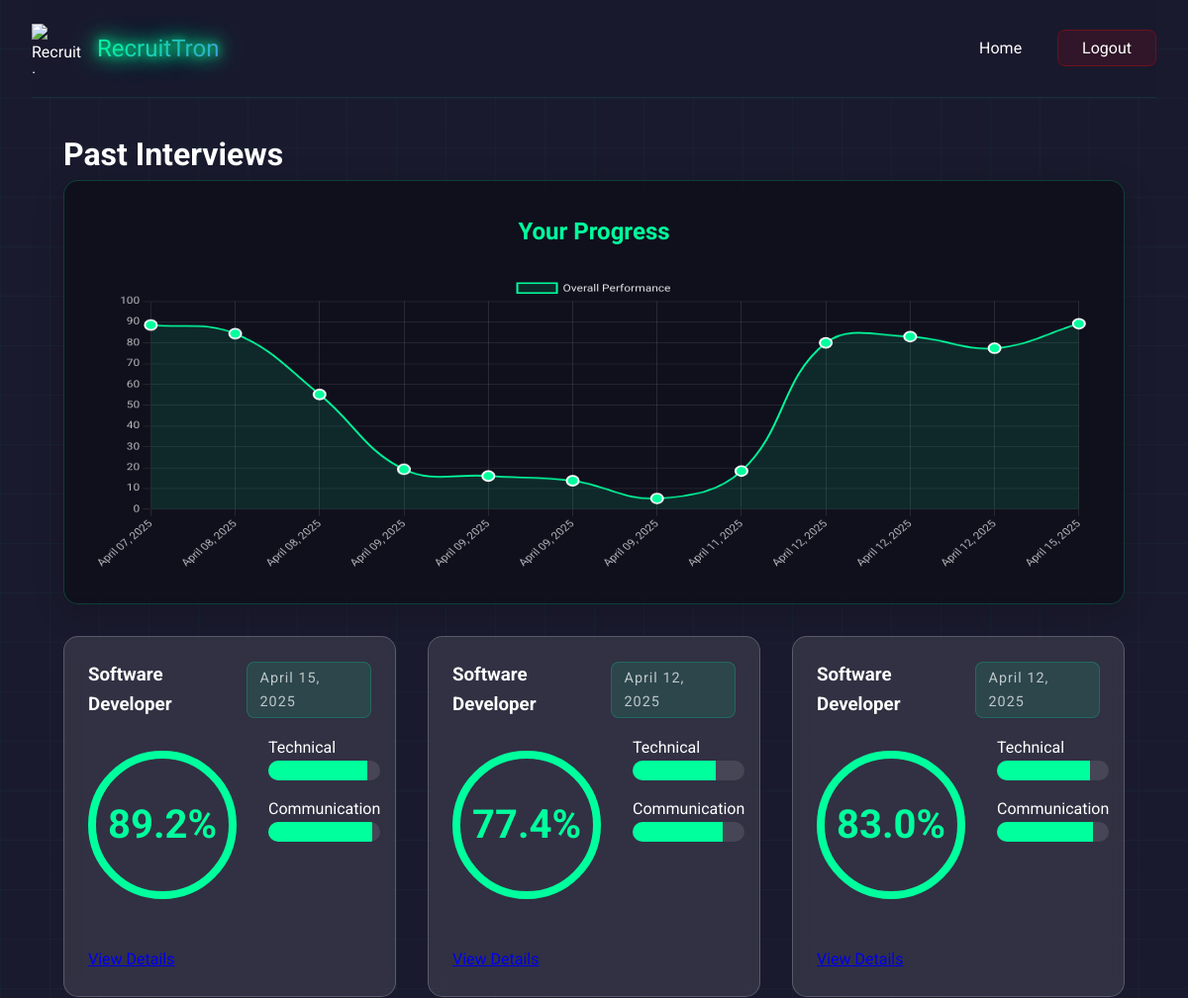
/past-interviews (signed in, upper part), run on an earlier commit of the app's database.
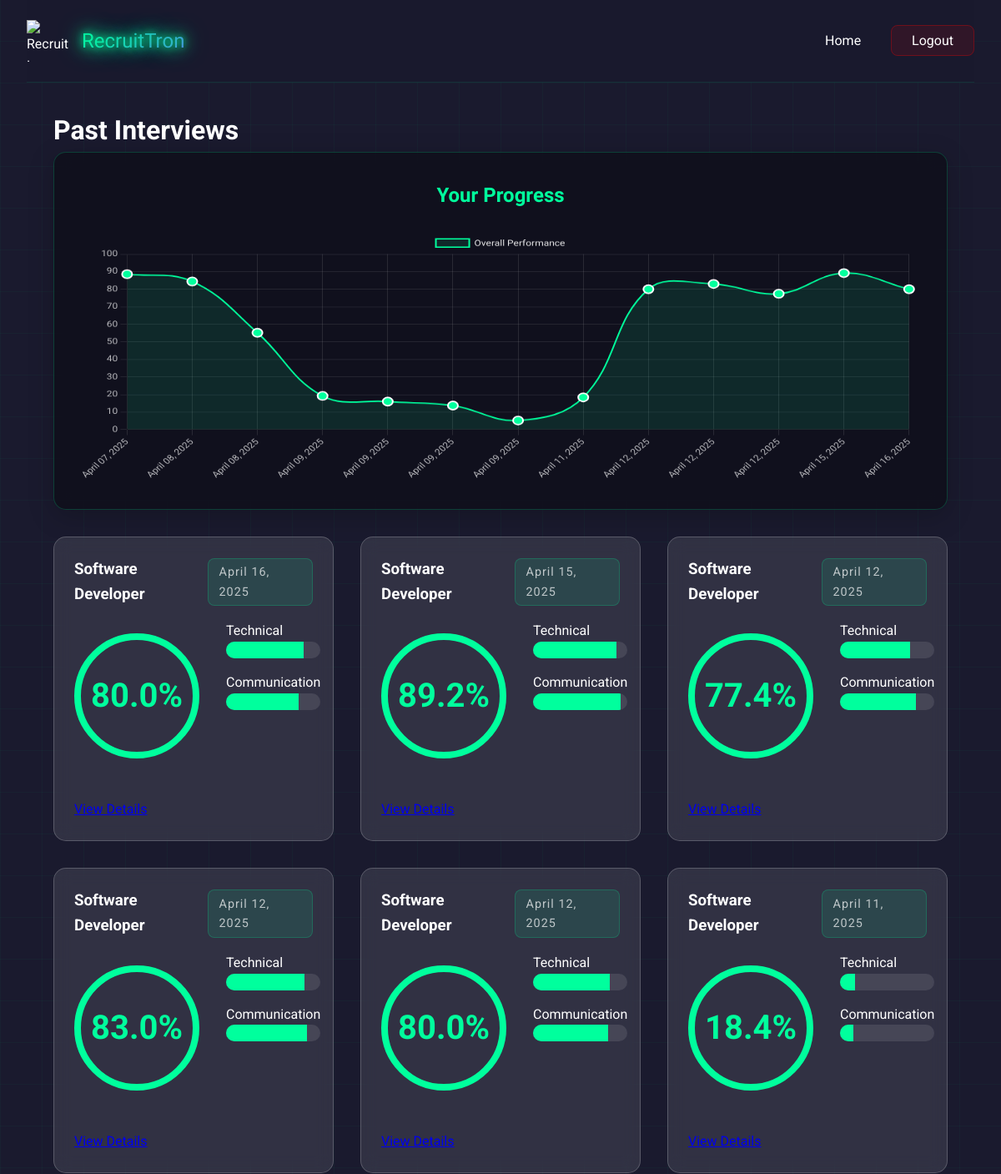
And on a later commit of the database.
### models/interview_feedback.py (models this page shows)
class InterviewFeedback(db.Model):
    id = db.Column(db.Integer, primary_key=True)
    user_id = db.Column(db.Integer, db.ForeignKey('user.id'), nullable=False)
    date = db.Column(db.DateTime, default=datetime.utcnow)
    technical_score = db.Column(db.Float)
    communication_score = db.Column(db.Float)
    confidence_score = db.Column(db.Float)
    total_score = db.Column(db.Float)
    strengths = db.Column(db.JSON)
    improvements = db.Column(db.JSON)
    recommendations = db.Column(db.JSON)
    role = db.Column(db.String(100))
    user = db.relationship('User', backref=db.backref('interviews', lazy=True))

### app.py (the view)
@app.route('/past-interviews')
@login_required
def past_interviews():
    interviews = InterviewFeedback.query.filter_by(user_id=current_user.id)\
        .order_by(InterviewFeedback.date.desc()).all()
    return render_template('past_interviews.html', interviews=interviews)

### app.py (called while the page is built)
@login_manager.user_loader
def load_user(user_id):
    return User.query.get(int(user_id))

### templates/past_interviews.html (shortened to what this page needs)
<!DOCTYPE html>
<html lang="en">
    <head>
        <link rel="stylesheet" href="/static/css/style.css" />
    </head>
    <body class="past-interviews-page">
        <div id="particles-js"></div>
        <div class="cyber-grid"></div>
        <div class="container">
            <nav class="nav-bar glass-nav">
                <div class="logo-container">
                    <img
                        src="/static/img/logo.png"
                        alt="RecruitTron Logo"
                        class="logo"
                    />
                    <span class="logo-text neon-text">RecruitTron</span>
                </div>
                <div class="nav-links">
                    <a href="/" class="nav-link">Home</a>
                    <a href="/logout" class="nav-link logout-btn"
                        ><span>Logout</span></a
                    >
                </div>
            </nav>
            <main class="past-interviews-content">
                <h1 class="cyber-glitch" data-text="Past Interviews">Past Interviews</h1>
                <div class="progress-chart-container glassmorphism">
                    <h2>Your Progress</h2>
                    <canvas id="progressChart"></canvas>
                </div>
                <div class="interviews-grid">
                    {% for interview in interviews %}
                    <div class="interview-card glassmorphism">
                        <div class="interview-header">
                            <h3>{{ interview.role }}</h3>
                            <span class="interview-date">
                                {{ interview.date.strftime('%B %d, %Y') }}
                            </span>
                        </div>
                        <div class="score-overview">
                            <div class="total-score">
                                <div class="score-circle">
                                    <span
                                        >{{ "%.1f"|format(interview.total_score)
                                        }}%</span
                                    >
                                </div>
                            </div>
                            <div class="score-breakdown">
                                <div class="score-item">
                                    <label>Technical</label>
                                    <div class="score-bar">
                                        <div
                                            class="score-fill"
                                            style="width: {{ interview.technical_score }}%"
                                        ></div>
                                    </div>
                                </div>
                                <div class="score-item">
                                    <label>Communication</label>
                                    <div class="score-bar">
                                        <div
                                            class="score-fill"
                                            style="width: {{ interview.communication_score }}%"
                                        ></div>
                                    </div>
                                </div>
                            </div>
                        </div>
                        <a
                            href="{{ url_for('interview_details', interview_id=interview.id) }}"
                            class="cyber-button"
                        >
                            View Details
                        </a>
                    </div>
                    {% endfor %}
                </div>
            </main>
        </div>
    </body>
</html>

### static/css/style.css (style rules this page uses)
:root { --primary-color: #00ff9d; --secondary-color: #6c63ff; --accent-color: #ff3366; --dark-color: #1a1a2e; --light-color: #ffffff; --gradient-1: linear-gradient(135deg, #00ff9d 0%, #6c63ff 100%); --gradient-2: linear-gradient(45deg, #ff3366 0%, #6c63ff 100%); }
* { margin: 0; padding: 0; box-sizing: border-box; }
body { font-family: 'Roboto', sans-serif; background: var(--dark-color); color: var(--light-color); line-height: 1.6; overflow-x: hidden; cursor: default; }
#particles-js { position: fixed; top: 0; left: 0; width: 100%; height: 100%; z-index: -1; }
.container { max-width: 1200px; margin: 0 auto; padding: 0 2rem; }
.nav-bar { display: flex; justify-content: space-between; align-items: center; padding: 1.5rem 0; }
.logo-container { display: flex; align-items: center; gap: 1rem; }
.logo { width: 50px; height: 50px; }
.logo-text { font-family: 'Orbitron', sans-serif; font-size: 1.5rem; background: var(--gradient-1); -webkit-background-clip: text; -webkit-text-fill-color: transparent; }
.nav-links a { color: var(--light-color); text-decoration: none; margin-left: 2rem; transition: color 0.3s ease; }
.neon-text { color: #fff; text-shadow: 0 0 10px var(--primary-color), 0 0 20px var(--primary-color), 0 0 30px var(--primary-color); }
.glassmorphism { background: rgba(255, 255, 255, 0.1); backdrop-filter: blur(10px); border-radius: 20px; border: 1px solid rgba(255, 255, 255, 0.2); padding: 2rem; transition: transform 0.3s ease; }
.cyber-grid { position: fixed; top: 0; left: 0; width: 100%; height: 100%; background: linear-gradient(90deg, rgba(0, 255, 157, 0.03) 1px, transparent 1px) 0 0 / 50px 50px, linear-gradient(0deg, rgba(0, 255, 157, 0.03) 1px, transparent 1px) 0 0 / 50px 50px; pointer-events: none; animation: gridMove 20s linear infinite; }
.glass-nav { background: rgba(26, 26, 46, 0.8); backdrop-filter: blur(10px); border-bottom: 1px solid rgba(0, 255, 157, 0.1); }
.logout-btn { background: rgba(255, 0, 0, 0.1); border: 1px solid rgba(255, 0, 0, 0.3); padding: 0.5rem 1.5rem; border-radius: 8px; transition: all 0.3s ease; }
.score-overview { display: flex; gap: 2rem; margin-bottom: 2rem; }
.score-circle { width: 150px; height: 150px; border-radius: 50%; border: 8px solid #00ff9d; display: flex; align-items: center; justify-content: center; font-size: 2.5rem; font-weight: bold; color: #00ff9d; margin: 1rem auto; }
.score-breakdown { flex: 1; }
.score-item { margin-bottom: 1rem; }
.score-bar { height: 20px; background: rgba(255, 255, 255, 0.1); border-radius: 10px; overflow: hidden; }
.score-fill { height: 100%; background: #00ff9d; transition: width 1s ease-in-out; }
.past-interviews-content { max-width: 1200px; margin: 0 auto; padding: 2rem; }
.interviews-grid { display: grid; grid-template-columns: repeat(auto-fill, minmax(300px, 1fr)); gap: 2rem; margin-top: 2rem; }
.interview-card { padding: 1.5rem; border-radius: 15px; transition: transform 0.3s ease; }
.interview-header { display: flex; justify-content: space-between; align-items: center; margin-bottom: 1rem; }
.interview-date { color: var(--accent-color); font-size: 0.9rem; }
.interview-date { color: rgba(255, 255, 255, 0.7); font-size: 1.1rem; margin-bottom: 2rem; }
.interview-date { color: rgba(255, 255, 255, 0.7); font-size: 1.1rem; margin-bottom: 2rem; font-family: 'Roboto', sans-serif; letter-spacing: 1px; background: rgba(0, 255, 157, 0.1); padding: 0.5rem 1rem; border-radius: 8px; border: 1px solid rgba(0, 255, 157, 0.2); display: inline-block; }
.interview-header .interview-date { margin-bottom: 0; font-size: 0.9rem; padding: 0.3rem 0.8rem; }
.progress-chart-container { background: rgba(13, 13, 23, 0.7); border-radius: 15px; padding: 2rem; margin-bottom: 2rem; border: 1px solid rgba(0, 255, 157, 0.2); box-shadow: 0 8px 32px rgba(0, 0, 0, 0.2); }
.progress-chart-container h2 { color: var(--primary-color); font-family: 'Orbitron', sans-serif; margin-bottom: 1.5rem; font-size: 1.5rem; text-align: center; }
.progress-chart-container canvas { width: 100% !important; height: 300px !important; margin: 0 auto; }

What changed in the data, as far as the page shows it:
added InterviewFeedback: role "Software Developer", date "April 16, 2025", total_score "80.0", technical_score 82 (drawn), communication_score 77 (drawn)
now on this page (row unchanged): InterviewFeedback: role "Software Developer", date "April 12, 2025", total_score "80.0", technical_score 81 (drawn), communication_score 79 (drawn)
now on this page (row unchanged): InterviewFeedback: role "Software Developer", date "April 11, 2025", total_score "18.4", technical_score 16 (drawn), communication_score 14 (drawn)
Also different on the page:
chart data {{ interview.total_score }}: 89.2, 77.4, 83.0, 80.0, 18.4, 5.2, 13.714285714285714, 16.0, 19.2, 55.2, 84.4, 88.6 → 80.0, 89.2, 77.4, 83.0, 80.0, 18.4, 5.2, 13.714285714285714, 16.0, 19.2, 55.2, 84.4, 88.6
